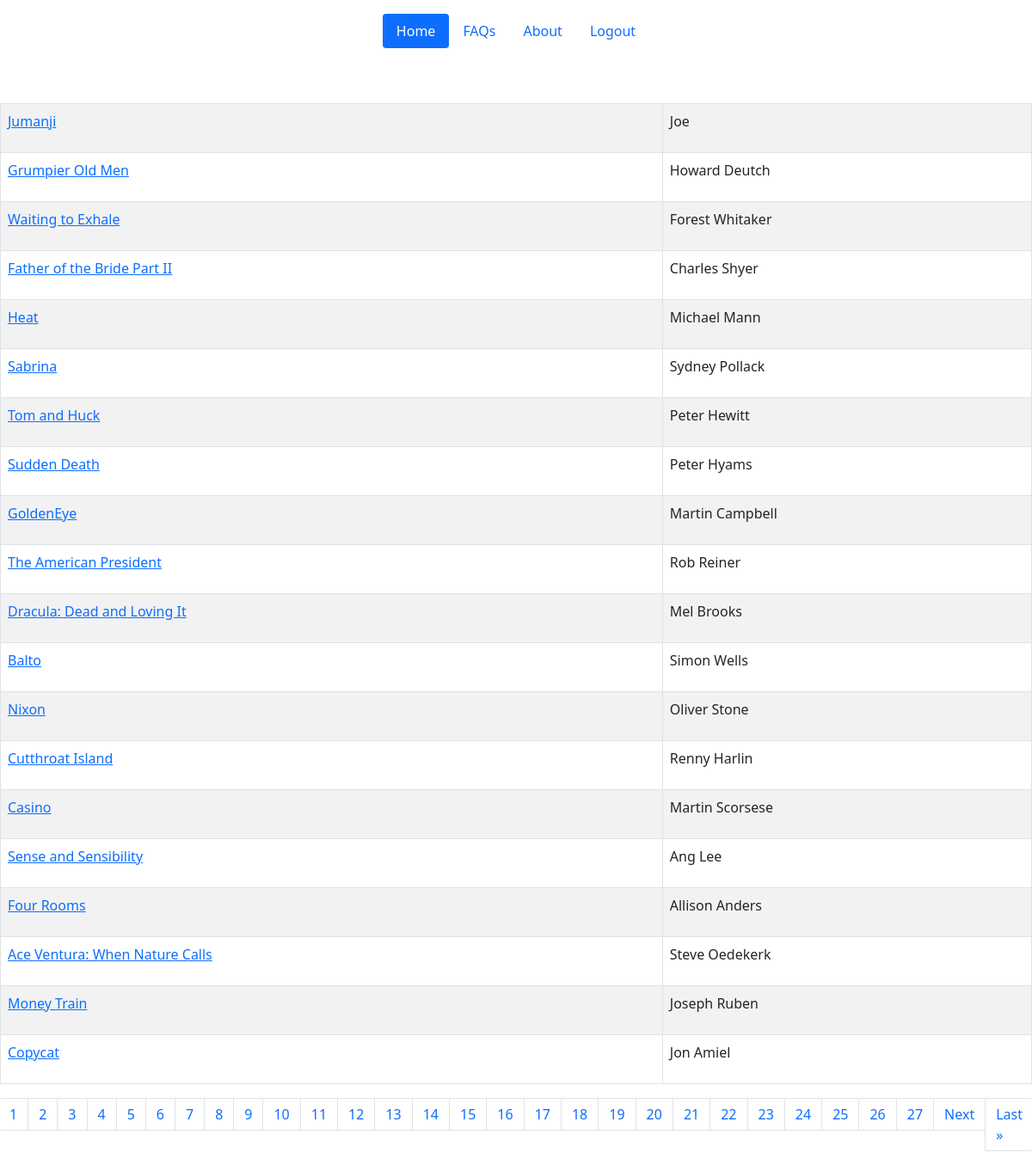
Page /movies/ on the committed database.
### movies/models.py (models this page shows)
class Movie(models.Model):
    id = models.AutoField(primary_key=True, blank=False, null=False)
    title = models.CharField(max_length=255, blank= False)
    genre = models.ManyToManyField(Genre)
    director = models.CharField(max_length=100, null= True, blank= True)
    release_date = models.DateField(default=date.today)
    created_at = models.DateTimeField(auto_now=True)
    updated_at = models.DateTimeField(auto_now_add=True)
    def __str__(self) -> str:
        return self.title

### movies/views.py (the view)
# urls.py: path('', movie_page, name = 'movies_page'),
def movie_page(request):
    movies_list = Movie.objects.all()
    p = Paginator(Movie.objects.all(), 20)
    page = request.GET.get('page')
    movies = p.get_page(page)
    nums = "a" * movies.paginator.num_pages
    context = {
        'movies_list' : movies_list,
        'movies' : movies,
        'nums' : nums
    }
    return render(request, 'movie/movie.html', context)

### templates/movie/movie.html (shortened to what this page needs)
{% extends 'base/base.html' %}
{% block start %}
<br></br>
<table class="table table-striped table-hover table-bordered">
	{% for movie in movies %}
		<tr>
			<td>
				<a href="{{ movie.id }}">{{ movie }}</a>
			</td>
            <td>
                <p>{{ movie.director }}</p>
            </td>
		</tr>
	{% endfor %}
</table>
<nav aria-label="Page navigation example">
    <ul class="pagination justify-content-center">
  {% for i in nums %}
      <li class="page-item"><a class="page-link" href="?page={{ forloop.counter }}">{{ forloop.counter }}</a></li>
  {% endfor %}
  {% if movies.has_next %}
      <li class="page-item"><a class="page-link" href="?page={{ movies.next_page_number }}">Next</a></li>
      <li class="page-item"><a class="page-link" href="?page={{ movies.paginator.num_pages }}">Last &raquo</a></li>
  {% endif %}
   </ul>
  </nav>
{% endblock %}

### rows in the picture
Movie: title "Jumanji", director "Joe"
Movie: title "Grumpier Old Men", director "Howard Deutch"
Movie: title "Waiting to Exhale", director "Forest Whitaker"
Movie: title "Father of the Bride Part II", director "Charles Shyer"
Movie: title "Heat", director "Michael Mann"
Movie: title "Sabrina", director "Sydney Pollack"
Movie: title "Tom and Huck", director "Peter Hewitt"
Movie: title "Sudden Death", director "Peter Hyams"
Movie: title "GoldenEye", director "Martin Campbell"
Movie: title "The American President", director "Rob Reiner"
Movie: title "Dracula: Dead and Loving It", director "Mel Brooks"
Movie: title "Balto", director "Simon Wells"
Movie: title "Nixon", director "Oliver Stone"
Movie: title "Cutthroat Island", director "Renny Harlin"
Movie: title "Casino", director "Martin Scorsese"
Movie: title "Sense and Sensibility", director "Ang Lee"
Movie: title "Four Rooms", director "Allison Anders"
Movie: title "Ace Ventura: When Nature Calls", director "Steve Oedekerk"
Movie: title "Money Train", director "Joseph Ruben"
Movie: title "Copycat", director "Jon Amiel"
